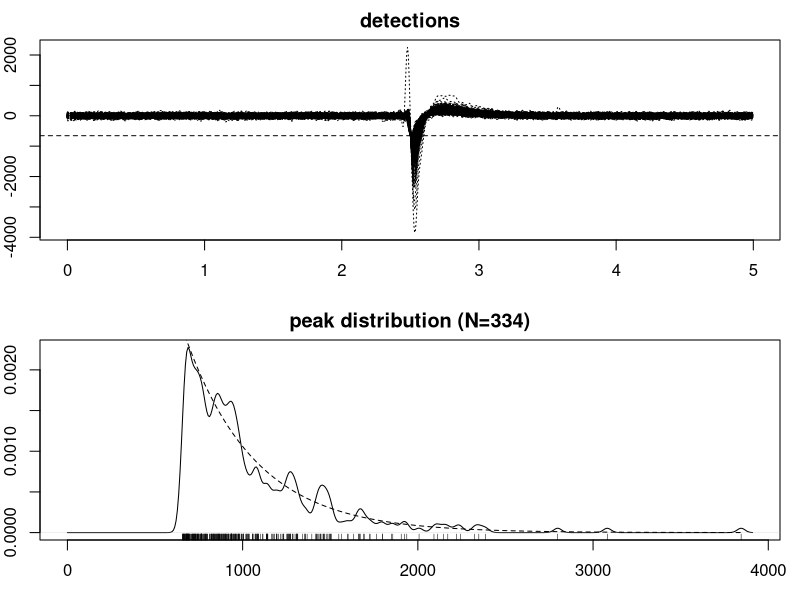

Write the R code that produced this figure.
#
# Integrator Simulation 
#

# Data
X <- as.matrix(read.csv("background.csv", sep="\t"))

# Samples per event
N <- ncol(X);
# Sample rate
Fs <- 192e3

m_X <- c();
for (r in 1:nrow(X)) { m_X <- c(m_X, -min(X[r,])); }

# plot
par(mfrow=c(2,1), mar=c(3,2,2,1))
time <- 1e3*seq(0, N-1, length.out=N)/Fs # time in ms.
matplot(time, t(X), type="l", col=1:1, lty=3:3, main="detections")
abline(h=-min(m_X), lty=2)

# Distribution, under the assumption of a simple exponential distr.
a <- min(m_X)
l <- 1./(mean(m_X)-a)
x <- seq(a, max(m_X), length.out=100)
y <- l*exp(-l*(x-a))

dens_X <- density(m_X, from=0, kernel="gaussian", bw="ucv")
plot(dens_X, main=sprintf("peak distribution (N=%s)", nrow(X)))
lines(x,y, lty=2)
rug(m_X, side=1)
#rug(m_D, side=3)




